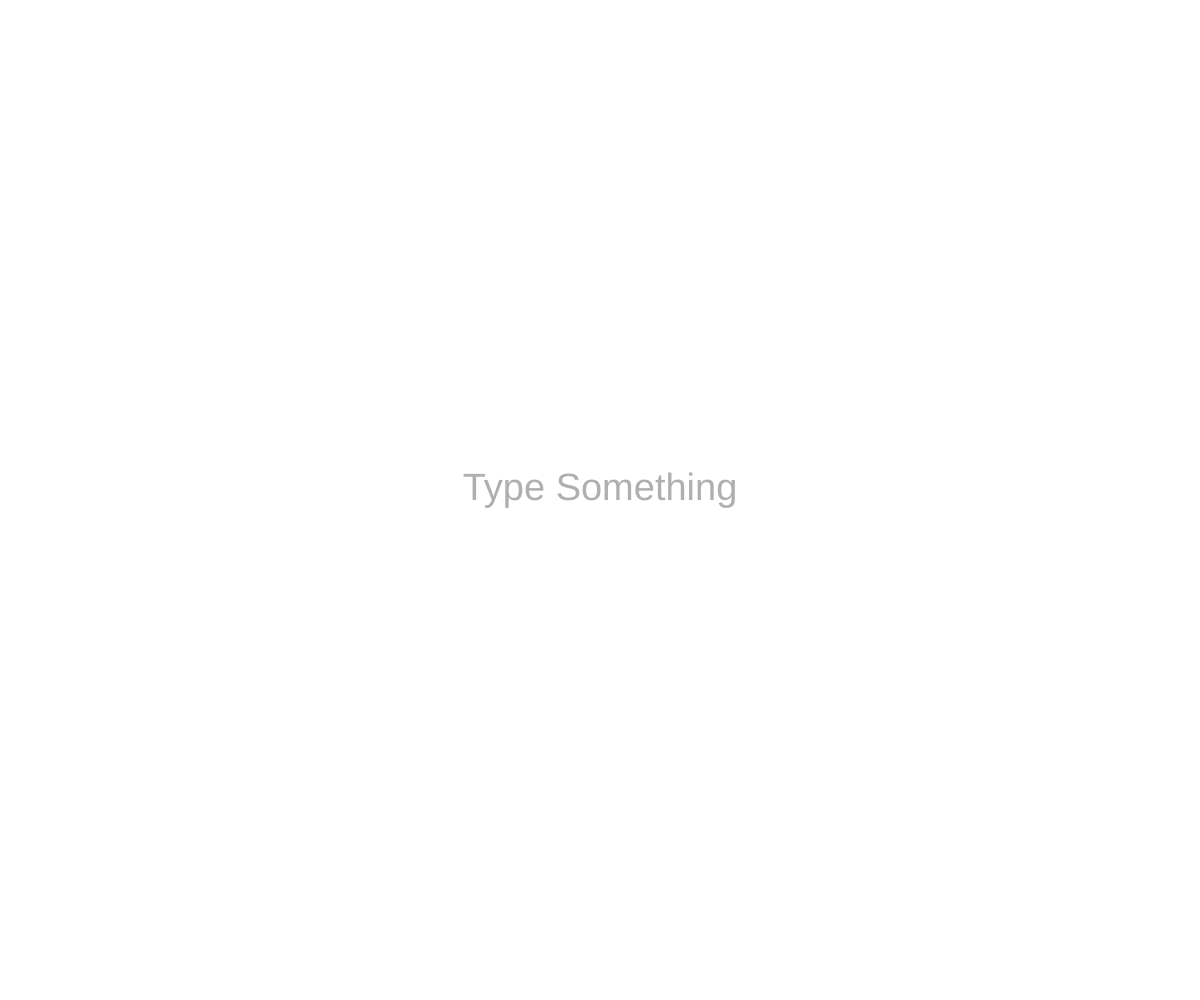
Frame 1 (no input)
Frame 60 (no input): identical to frame 1, image omitted
Frame 120 (the mouse pressed at the canvas centre since frame 60): identical to frame 1, image omitted

The p5.js sketch that drew this single still picture (run headless with seeded random() and noise() and a simulated clock; from frame 60 on, the mouse is pressed at the canvas centre):

// p5.js sketch
// ── sketch.js
var boxes = [];

function setup() {
	createCanvas(windowWidth,windowHeight);

}

function draw() {
	background(256,256,256);
	noStroke();
	textAlign(CENTER);
	textSize(38);
	fill(175);
	text("Type Something",width/2,height/2);
	for(var i = 0; i < boxes.length; i++){
		boxes[i].show();
		boxes[i].update();
		if(boxes[i].offscreen()){
			boxes.splice(i,1);
		};
	}
}

function keyTyped(){
	boxes.push(new textbox(key));
}

// ── textbox.js
function textbox(key){
  this.pos1 = createVector(random(windowWidth), windowHeight);
  this.pos2 = createVector(this.pos1.x + 20, this.pos1.y + 20);
  this.gravity = 0.6;
  this.multiplier = random(0.5,1.8);
  this.velocity = -15 * this.multiplier;

  this.update = function(){
    this.velocity += this.gravity;
    this.pos1.y += this.velocity;
    this.pos2.y = this.pos1.y + 20;
  }

  this.show = function(){
    push();
  	fill(0);
    textSize(25);
  	text(key, this.pos1.x, this.pos1.y, this.pos2.x, this.pos2.y);
    pop();
  }

  this.bounce = function(){
    this.velocity += this.lift;
  }

  this.offscreen = function(){
    if(this.pos1.y > windowHeight){
      return true;
    }
  }

}
